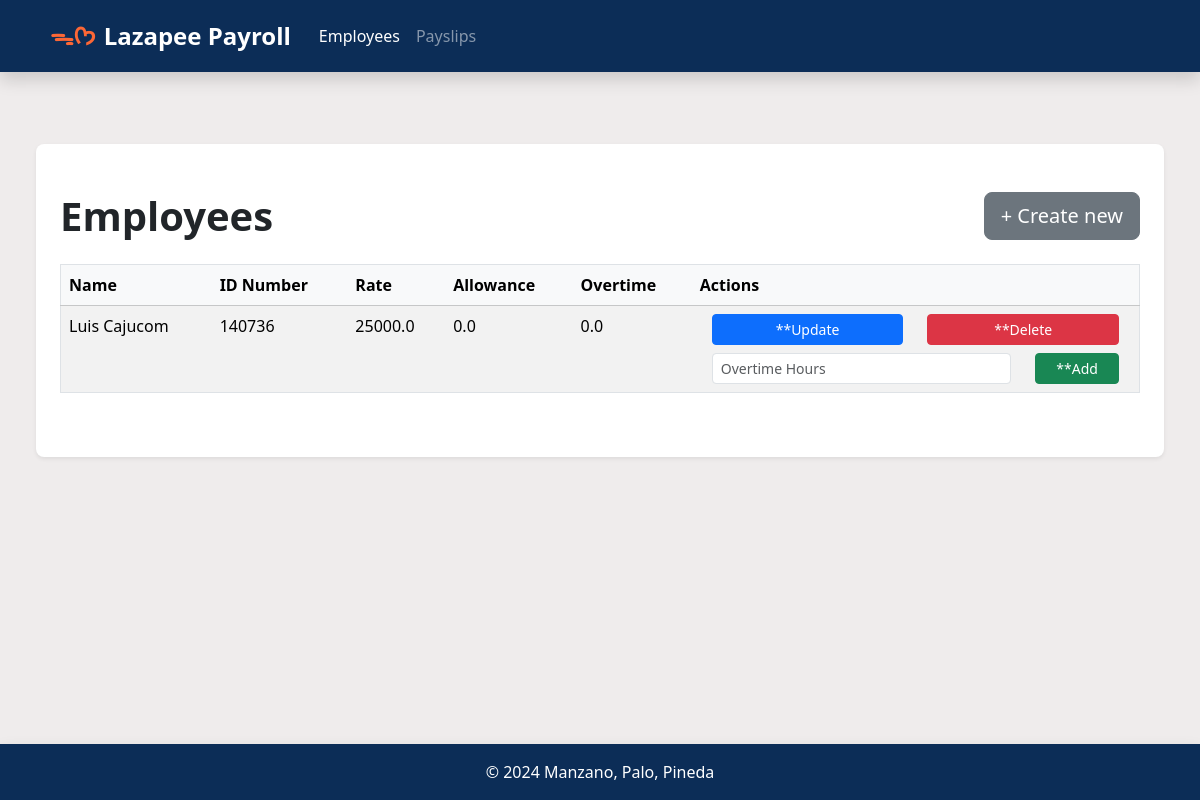
The app's page /, older data.
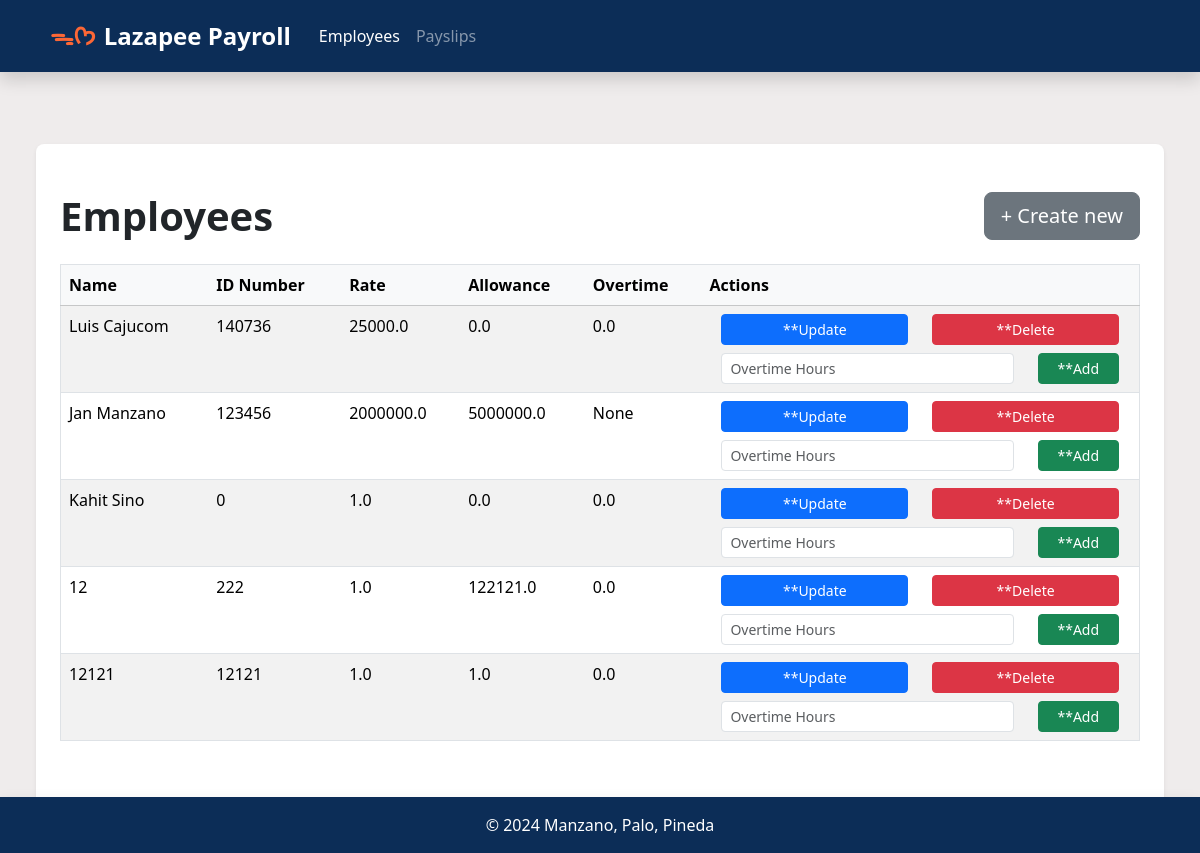
The same page, newer data.
### payroll_app/models.py (models this page shows, shortened)
class Employee(models.Model):
    name = models.CharField(max_length=100)
    id_number = models.CharField(max_length=20, unique=True)
    rate = models.FloatField()
    allowance = models.FloatField(null=True, blank=True)
    overtime_pay = models.FloatField(null=True, blank=True)

### payroll_app/views.py (the view)
# urls.py: 2. Add a URL to urlpatterns:  path('', views.home, name='home')
def home(request):
    employees = Employee.objects.all()
    context = {
        'nav_selected': 'Employees',
        'employees': employees
    }
    return render(request, 'payroll_app/home.html', context)

### payroll_app/templates/payroll_app/home.html (shortened to what this page needs)
{% extends 'payroll_app/base.html' %}
{% load static %}
{% block content %}
<div class="px-4 py-5 rounded-3 shadow-sm bg-white bg-gradient">
    <div class="row">
        <div class="col">
            <h1 class=" col display-6 fw-bold pb-3">Employees</h1>
        </div>
        <div class="col">
            <a href="{% url 'create_employee' %}" class="col btn  btn-lg btn-secondary float-end">+ Create new</a>
        </div>
    </div>
    <table class="table table-striped table-hover border">
        <thead>
            <tr class="table-light">
                <th scope="col" data-field="name"> Name </th>
                <th scope="col" data-field="id_number"> ID Number </th>
                <th scope="col" data-field="rate"> Rate </th>
                <th scope="col" data-field="allowance"> Allowance </th>
                <th scope="col" data-field="overtime_pay"> Overtime </th>
                <th scope="col" data-field="actions"> Actions </th>
        </thead>
        <tbody>
            {% for employee in employees %}
            <tr>
                <td>{{ employee.name }}</td>
                <td>{{ employee.id_number }}</td>
                <td>{{ employee.rate }}</td>
                <td>{{ employee.allowance }}</td>
                <td>{{ employee.overtime_pay }}</td>
                <td>
                    <div class="container">
                        <div class="row pb-2">
                            <div class="col">
                                <a href="{% url 'update_employee' employee.pk %}" class="btn btn-primary btn-sm w-100">**Update</a>
                            </div>
                            <div class="col">
                                <a href="{% url 'delete_employee' employee.pk %}" class="btn btn-danger btn-sm w-100">**Delete</a>
                            </div>
                        </div>
                        <div class="row">
                            <div class="col-lg-9">
                                <input type="number" class="form-control form-control-sm d-inline" placeholder="Overtime Hours">
                            </div>
                            <div class="col-lg-3">
                                <button class="btn btn-success w-100 btn-sm add-overtime">**Add</button>
                            </div>
                        </div>
                    </div>
                </td>
            </tr>
            {% endfor %}
        </tbody>
    </table>
</div>
{% endblock %}

Row changes from the older to the newer data that the page shows:
added Employee: name "Jan Manzano", id_number "123456", rate "2000000.0", allowance "5000000.0", overtime_pay "None"
added Employee: name "Kahit Sino", id_number "0", rate "1.0", allowance "0.0", overtime_pay "0.0"
added Employee: name "12", id_number "222", rate "1.0", allowance "122121.0", overtime_pay "0.0"
added Employee: name "12121", id_number "12121", rate "1.0", allowance "1.0", overtime_pay "0.0"
